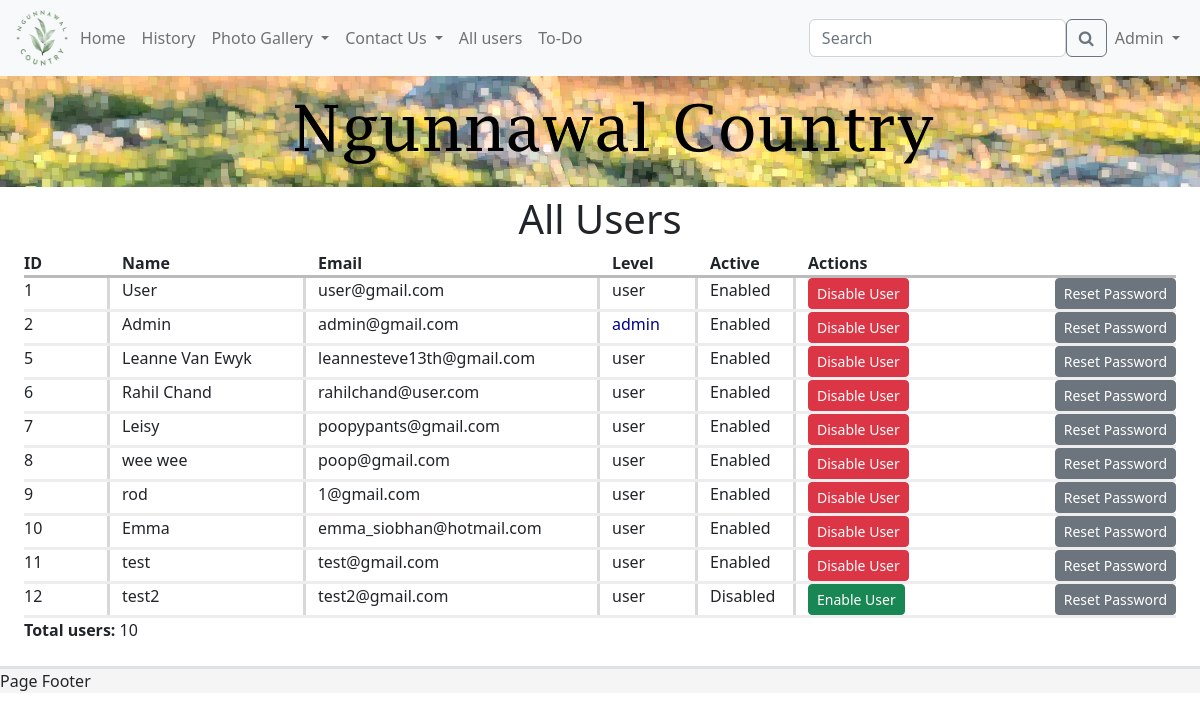
The app's page /admin/list_all_users (signed in), older data.
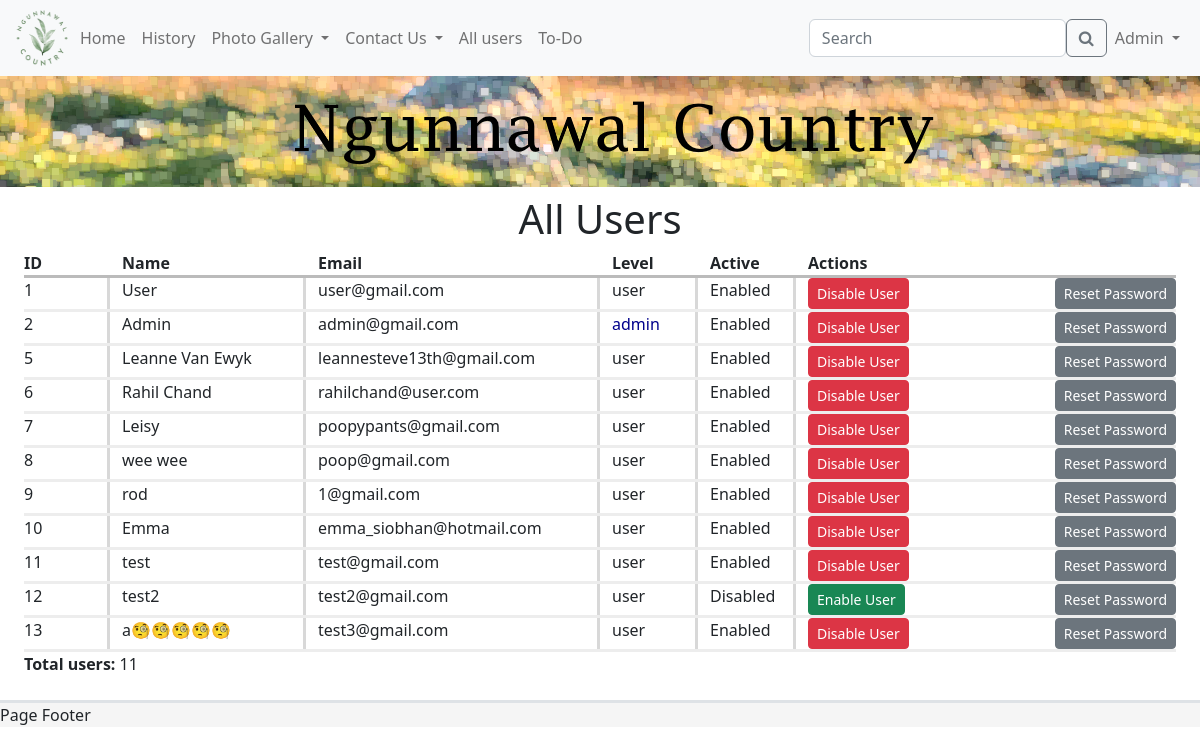
The same page, newer data.
### models.py (models this page shows, shortened)
class User(UserMixin, db.Model):
    id = db.Column(db.Integer, primary_key=True)
    email_address = db.Column(db.String(255), unique=True)
    name = db.Column(db.String(255))
    password_hash = db.Column(db.String(255))
    user_level = db.Column(db.Integer)
    active = db.Column(db.Boolean)
    def is_admin(self):
        if self.user_level == 2:
            return True
        else:
            return False

### app.py (the view)
@app.route('/admin/list_all_users')
@login_required
def list_all_users():
    if current_user.is_admin():  # checks if the user is an admin
        all_users = User.query.all()  # gets all users in the database
        all_users_count = User.query.count()  # gets count of all users in database
        return render_template("listAllUsers.html", title="All Users", user=current_user, users=all_users, users_count=all_users_count)
    else:  # if user is not an admin
        flash("You must be an administrator to access this page")
        return redirect(url_for("homepage"))

### models.py (called while the page is built)
@login.user_loader
def load_user(id):
    return User.query.get(int(id))

### templates/listAllUsers.html
{% extends 'template.html' %}
{% block cellContent1 %}
    <div class="container-fluid">
        <div class="row">
            <div class="col-1"><strong>ID</strong></div>
            <div class="col-2"><strong>Name</strong></div>
            <div class="col-3"><strong>Email</strong></div>
            <div class="col-1"><strong>Level</strong></div>
            <div class="col-1"><strong>Active</strong></div>
            <div class="col-4"><strong>Actions</strong></div>
        </div>
        <div class="horizontal-divider"></div>
        {% for user in users %}
            <div class="row">
                <div class="col-1 vertical-divider">{{ user.id }}</div>
                <div class="col-2 vertical-divider">{{ user.name }}</div>
                <div class="col-3 vertical-divider">{{ user.email_address }}</div>
                {% if user.user_level == 1 %}
                    <div class="col-1 vertical-divider">user</div>
                {% elif user.user_level == 2 %}
                    <div class="col-1 vertical-divider" style="color: darkblue">admin</div>
                {% else %}
                    <div class="col-1 vertical-divider"><strong>error: </strong>{{ user.user_level }}</div>
                {% endif %}
                {% if user.active == 1 %}
                    <div class="col-1 vertical-divider">Enabled</div>
                {% else %}
                    <div class="col-1 vertical-divider">Disabled</div>
                {% endif %}
                <div class="col-4">
                    <a href="/admin/user_enable_disable/{{ user.id }}">
                        {% if user.active == 1 %}
                            <button class="btn btn-danger btn-sm">Disable User</button>
                        {% else %}
                            <button class="btn btn-success btn-sm">Enable User</button>
                        {% endif %}
                    </a>
                    <a style="float: right" href="/reset_password_admin/{{ user.id }}">
                        <button class="btn btn-secondary btn-sm">Reset Password</button>
                    </a>
                </div>
            </div>
            <div class="soft-horizontal-divider"></div>
        {% endfor %}
        <div>
            <span class="fw-bold">Total users: </span>{{ users_count }}<br><br>
        </div>
    </div>
{% endblock %}

### templates/template.html (shortened to what this page needs)
<!DOCTYPE html>
<html lang="en">
<head>
    <link rel="stylesheet" href="/static/ngunnawal.css">
    <link rel="stylesheet" href="/static/css/bootstrap.css">
    <link rel="stylesheet" href="https://cdnjs.cloudflare.com/ajax/libs/font-awesome/4.7.0/css/font-awesome.min.css">
</head>
<body>
<nav class="navbar navbar-expand-lg bg-light sticky-top">
    <div class="container-fluid">
        <a href="/">
            <img src="/static/images/logo.png" alt="logo" width="60" height="60">
        </a>
        <div class="collapse navbar-collapse" id="navbarNav">
            <ul class="navbar-nav">
                <li class="nav-item">
                    <a class="nav-link underline" href="/">Home</a>
                </li>
                <li class="nav-item">
                    <a class="nav-link underline" href="/history">History</a>
                </li>
                {% if user.user_level == 2 %}
                    <li class="nav-item dropdown">
                        <a class="nav-link dropdown-toggle underline" href="/" id="navbarDropdown" role="button"
                           data-bs-toggle="dropdown" aria-expanded="false">
                            Photo Gallery
                        </a>
                    </li>
                    <li class="nav-item dropdown">
                        <a class="nav-link dropdown-toggle underline" href="/" id="navbarDropdown" role="button"
                           data-bs-toggle="dropdown" aria-expanded="false">
                            Contact Us
                        </a>
                    </li>
                    <li>
                        <a class="nav-link underline" href="/admin/list_all_users">All users</a>
                    </li>
                {% endif %}
                <li class="nav-item">
                    <a class="nav-link underline" href="/todo">To-Do</a>
                </li>
            </ul>
        </div>
        <form class="d-flex" role="search">
            <input class="form-control" type="search" placeholder="Search" aria-label="Search">
            <button class="btn btn-outline-secondary" type="submit"><i class="fa fa-search"></i></button>
        </form>
        <div class="nav navbar-nav">
            {% if user.is_anonymous %}
                <li class="nav-item dropdown">
                    <a class="nav-link dropdown-toggle underline" href="/" id="navbarDropdown" role="button"
                       data-bs-toggle="dropdown" aria-expanded="false">
                        Log in
                    </a>
                    <ul class="dropdown-menu dropdown-menu-light dropdown-menu-end" aria-labelledby="navbarDropdown">
                        <li><a class="dropdown-item" href="/login">Log In</a></li>
                        <div class="dropdown-divider"></div>
                        <li><a class="dropdown-item" href="/register">Register Account</a></li>
                    </ul>
                </li>
            {% else %}
                <li class="nav-item dropdown">
                    <a class="nav-link dropdown-toggle underline" href="/" id="navbarDropdown" role="button"
                       data-bs-toggle="dropdown" aria-expanded="false">
                        {{ user.name }}
                    </a>
                </li>
            {% endif %}
        </div>
    </div>
</nav>
<div class="banner">
    <img style="margin-bottom: 0.5em" src="/static/images/banner_small.png" alt="website banner">
</div>
<div class="container-fluid">
    <div class="row">
        <div class="col-12 align-centre">
            <h1>{{ title }}</h1>
        </div>
    </div>
    <div class="row">
        <div class="col-12">
            {% block cellContent1 %} {% endblock %}
        </div>
    </div>
</div>
<div class="footer sticky-bottom border-top border-3">
    Page Footer
</div>
</body>
</html>

### static/ngunnawal.css (style rules this page uses)
* { margin: 0; padding: 0; box-sizing: border-box; }
body { background-color: #cff2ec; }
.banner > img { display: block; margin-left: auto; margin-right: auto; max-height: 100%; max-width: 100%; height: auto; }
.align-centre { text-align: center; }
.footer { overflow: hidden; background-color: rgb(245, 245, 245); width: 100%; bottom: 0; }
div.horizontal-divider { border-top: 3px solid #bbb; }
div.soft-horizontal-divider { border-top: 3px solid #ededed; }
.vertical-divider { border-right: 3px solid #d8d8d8; }

Row changes from the older to the newer data that the page shows:
added User: id "13", name "a🧐🧐🧐🧐🧐", email_address "test3@gmail.com", user_level "user", active "Enabled"
Text that changed along with them:
{{ users_count }}: "10" → "11"
